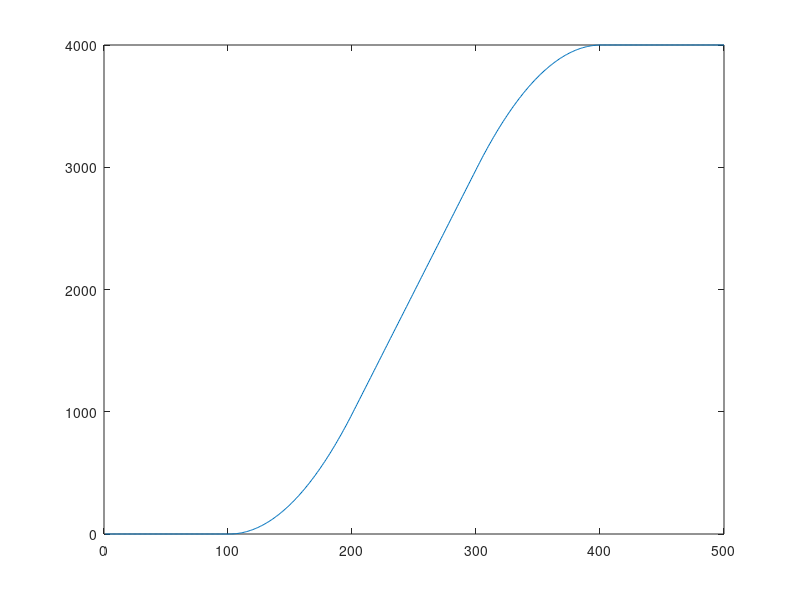

MATLAB code for this plot:
%NO_PFILE
function [funs, student_id] = student_sols()
%STUDENT_SOLS Contains all student solutions to problems.

% ----------------------------------------
%               STEP 1
% ----------------------------------------
% Set to your birthdate / the birthdate of one member in the group.
% Should a numeric value of format YYYYMMDD, e.g.
% student_id = 19900101;
% This value must be correct in order to generate a valid secret key.
student_id = 19880803;


% ----------------------------------------
%               STEP 2
% ----------------------------------------
% Your task is to implement the following skeleton functions.
% You are free to use any of the utility functions located in the same
% directory as this file.

if ~ exist(fullfile(pwd,'images'),'dir'), mkdir images; end

pos = load('hip2.mat');
pos.true_position;
pos.noisy_position;

dt = 1;         % s
f_s   = 1/dt;   % Hz
fcut  = 0.01;%0.05;   % Hz
fstop = 0.02;%0.1;    % Hz
N = 300;

H_f = [0, fcut, fstop, f_s/2] /(f_s/2);         % *pi [rad/sample]
H_a = [0,    1,     0,     0] .*H_f*pi *f_s;    % filter amplitude
h_diff = firpm(N,H_f,H_a,'differentiator');

figure('Color','white','Position',[381.0000e+000   455.4000e+000   664.0000e+000   212.8000e+000])
stem(0:N,h_diff)
xlabel 'Samples',  ylabel 'Amplitude', grid on
xlim([0 N])
% set(gca,'LooseInset',get(gca,'TightInset'))
% saveas(gcf, fullfile(pwd,'images/','h_imp_resp'),'epsc')

[H,w] = freqz(h_diff,1,512);
figure('Color','white','Position',[381.0000e+000   455.4000e+000   664.0000e+000   212.8000e+000])
figure(1);
plot(H_f,H_a, w/pi,abs(H),'LineWidth',1.5);
legend('Ideal','firpm Design')
xlabel 'Normalized Frequency (\times\pi [rad/sample])', ylabel 'Magnitude', grid on
% set(gca,'LooseInset',get(gca,'TightInset'))
% saveas(gcf, fullfile(pwd,'images/','H_abs'),'epsc')

%% Plot using FFT instead of freqz
% N_fft = 2e3;    %Zero-pad FFT for increased frequency resolution
% f_fft = (0:N_fft-1)/N_fft*f_s;
% H = fft(h_diff,N_fft); 
% figure('Color','white');
% subplot(2,1,1)
% plot(f_fft , abs(H), '--'); grid on; hold on;
% plot(H_f*(f_s/2), abs(H_a))
% title('Filter magnitude response');
% xlabel('f [Hz]');
% ylabel('|H|');
% subplot(2,1,2)
% plot(f_fft ,unwrap(angle(H))); grid on;
% title('Filter phase response');
% xlabel('f [Hz]');
% ylabel('arg(H)');



Nsamples = length(pos.true_position);

h_euler = [1/dt , -1/dt];
vel.true_position = conv(pos.true_position, h_euler) *3600;
vel.true_position = vel.true_position(1:Nsamples) ;

vel.noisy_position = conv(pos.noisy_position, h_euler) *3600;
vel.noisy_position = vel.noisy_position(1:Nsamples);
t_euler = (0:Nsamples-1)/dt;

vel.fir_true_position = conv(pos.true_position, h_diff) *3600;
vel.fir_noisy_position = conv(pos.noisy_position, h_diff) *3600;
t_filtered   = (0:length(vel.fir_true_position)-1)/dt;
% t_filtered   = (0:length(vel.fir_noisy_position)-1)/dt;

%%
 lc = lines(6);
% 
% figure('Color','white','Position',[464.2000e+000   373.8000e+000   404.0000e+000   290.4000e+000]);
% xlabel 'time [s]', ylabel 'velocity [km/h]', hold on, grid on
% axis([0 600 0 220])
% %plot(t_euler,vel.noisy_position,'-','Color',lc(1,:),'LineWidth',2);
% plot(t_filtered,vel.fir_true_position,'-','Color',lc(2,:),'LineWidth',2);
% plot(t_filtered,vel.fir_noisy_position,'--','Color','k','LineWidth',2);
% legend({'Euler - true', 'FIR - measured','FIR - true'});
% set(gca,'LooseInset',get(gca,'TightInset'))
% saveas(gcf, fullfile(pwd,'images/','vel-delayed'),'epsc')
% 

%%
% figure('Color','white','Position',[464.2000e+000   373.8000e+000   404.0000e+000   290.4000e+000]);
% xlabel 'time [s]', ylabel 'velocity [km/h]', hold on, grid on
% axis([0 600 0 220])
% %plot(t_euler,vel.noisy_position,'-','Color',lc(1,:),'LineWidth',2);
% plot(t_filtered(N/2:end)-N/2,vel.fir_true_position(N/2:end),'-','Color',lc(2,:),'LineWidth',2);
% plot(t_filtered(N/2:end)-N/2,vel.fir_noisy_position(N/2:end),'--','Color','k','LineWidth',2);
% legend({'Euler - true', 'FIR - measured','FIR - true'});
% set(gca,'LooseInset',get(gca,'TightInset'))
% saveas(gcf, fullfile(pwd,'images/','vel-delay-corr'),'epsc')
% 
%%
% figure('Color','white','Position',[464.2000e+000   373.8000e+000   404.0000e+000   290.4000e+000]);
% xlabel 'time [s]', ylabel 'velocity [km/h]', hold on, grid on
% axis([0 600 0 220])
% plot(t_euler,vel.true_position,'--','Color',lc(2,:),'LineWidth',1);
% plot(t_euler,vel.noisy_position,'Color',lc(1,:),'LineWidth',2);
% legend({'Euler - measured','Euler - true'});
% set(gca,'LooseInset',get(gca,'TightInset'))
% saveas(gcf, fullfile(pwd,'images/','vel-noise'),'epsc')
% 
% % figure
 plot(pos.true_position)

funs.gen_filter = @() h_diff;

%      function h = gen_filter()
%         h = 0;
%     end
% 
%funs.gen_filter = @gen_filter;



% This file will return a structure with handles to the functions you have
% implemented. You can call them if you wish, for example:
% funs = student_sols();
% some_output = funs.some_function(some_input);

end